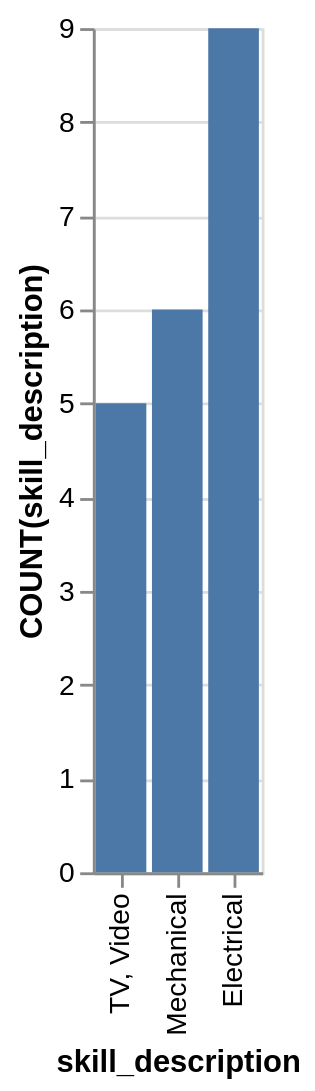

Specify this chart in Vega-Lite:
### Vega-Lite specification from a JSON file in a GitHub repository (floating-point values rounded to 4 significant figures)
{"data": {"values": [{"x_data": "TV, Video", "y_data": 5}, {"x_data": "Mechanical", "y_data": 6}, {"x_data": "Electrical", "y_data": 9}]}, "mark": "bar", "encoding": {"x": {"field": "x_data", "type": "nominal", "title": "skill_description", "sort": "descending"}, "y": {"field": "y_data", "type": "quantitative", "title": "COUNT(skill_description)"}}}
